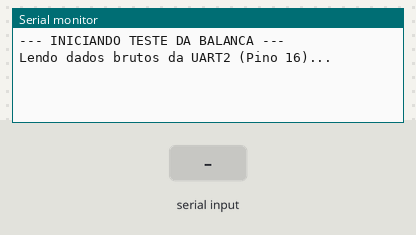
Bench run of a sketch on a simulated ESP32. Parts: the last lines printed to the serial monitor. Inputs (shaded band) come from the test bench.

Above: at 1.2 s.
1.3 s: "1\n" received over the second serial link
At 1.9 s:
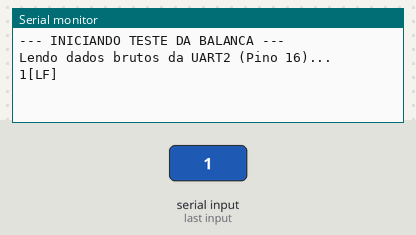
2.8 s: "0\n" received over the second serial link
At 4.3 s:
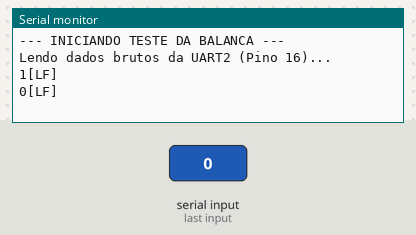

Measured:
- after the input at 1.3 s, the serial monitor: prints a new line at once (image 1)
- after the input at 2.8 s, the serial monitor: prints a new line at once (image 2)

The sketch:

teste_comunicacao_serial.ino
```cpp
/*
 * TESTE UNITÁRIO: Leitura Serial da Balança
 * Hardware: ESP32 + Conversor RS232/TTL
 * Pinos: RX=16, TX=17
 * Baud Rate: 9600
 */

#include <HardwareSerial.h>

#define PIN_SCALE_RX      16
#define PIN_SCALE_TX      17
#define SCALE_BAUD_RATE   9600
#define SCALE_SERIAL_CONFIG SERIAL_8N1

HardwareSerial ScaleSerial(2); // UART2

void setup() {
  Serial.begin(115200);
  Serial.println("\n--- INICIANDO TESTE DA BALANCA ---");
  Serial.println("Lendo dados brutos da UART2 (Pino 16)...");

  ScaleSerial.begin(SCALE_BAUD_RATE, SCALE_SERIAL_CONFIG, PIN_SCALE_RX, PIN_SCALE_TX);
}

void loop() {
  // Pass-through: O que vier da balança, joga no monitor serial do PC
  if (ScaleSerial.available()) {
    char c = ScaleSerial.read();

    // Debug visual: mostra caracteres normais, mas destaca terminadores
    if (c == '\r') Serial.print("[CR]");
    else if (c == '\n') Serial.println("[LF]");
    else Serial.print(c);
  }

  // (Opcional) Enviar comandos do PC para a balança (Ex: Tarar)
  if (Serial.available()) {
    ScaleSerial.write(Serial.read());
  }
}
```
